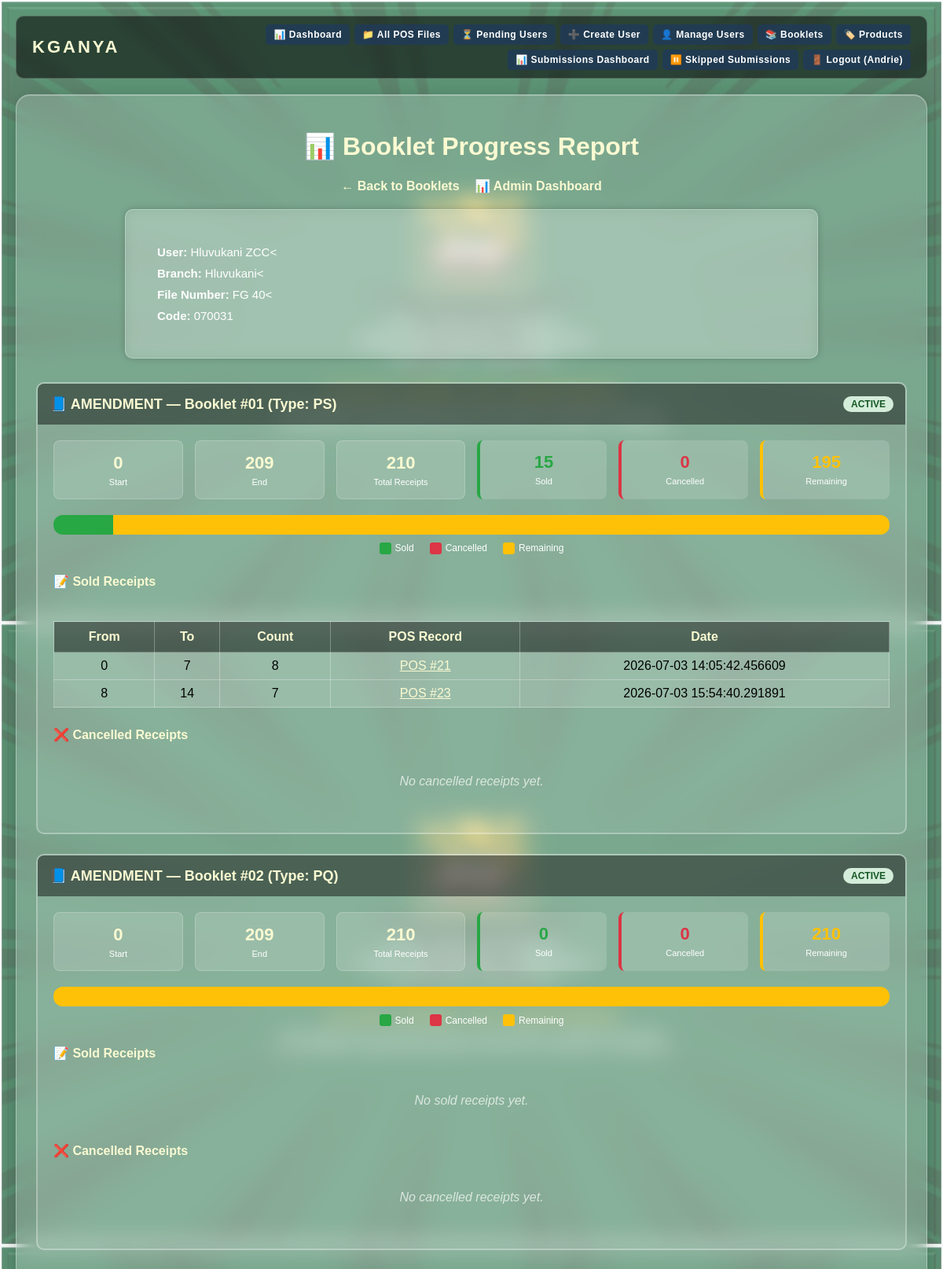
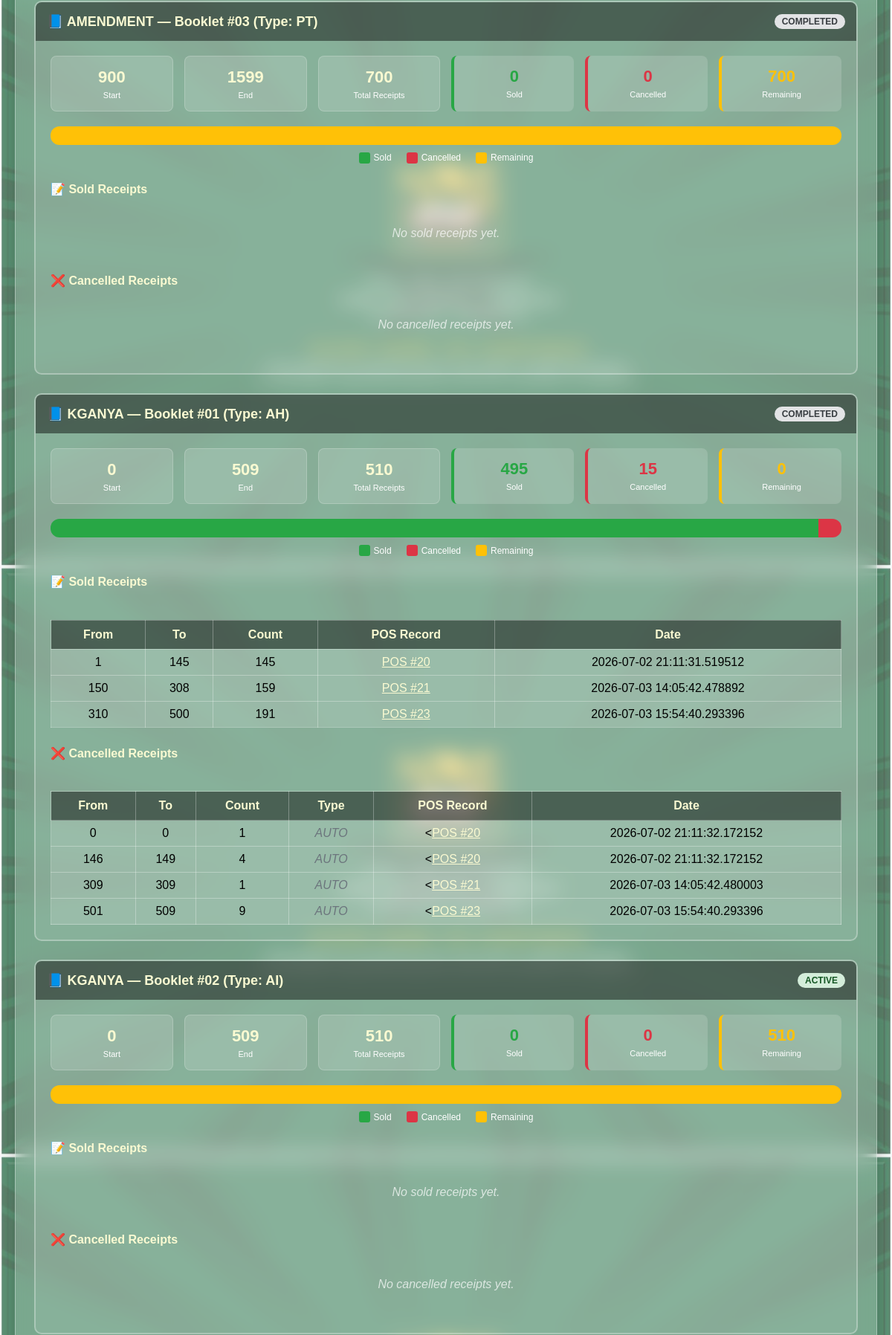
Page /admin/booklet-progress/10 (signed in, upper part) on the committed database (2 pictures, top to bottom).
### tables this page shows
CREATE TABLE users (
            id INTEGER PRIMARY KEY AUTOINCREMENT,
            username TEXT UNIQUE,
            password TEXT
        , secretary_phone TEXT, vice_secretary_phone TEXT, secretary_email TEXT, vice_secretary_email TEXT, church_code TEXT, church_file_number TEXT, church_branch_name TEXT, created_at TIMESTAMP, role TEXT DEFAULT 'user');

CREATE TABLE receipt_booklets (
            id INTEGER PRIMARY KEY AUTOINCREMENT,
            user_id INTEGER NOT NULL,
            product_name TEXT NOT NULL,
            booklet_number TEXT NOT NULL,
            receipt_type TEXT NOT NULL,
            receipt_from INTEGER NOT NULL,
            receipt_to INTEGER NOT NULL,
            total_receipts INTEGER NOT NULL,
            price_at_allocation REAL NOT NULL,
            deduction_at_allocation REAL NOT NULL,
            next_expected_receipt INTEGER NOT NULL,
            is_active INTEGER DEFAULT 1,
            is_completed INTEGER DEFAULT 0,
            created_at TIMESTAMP DEFAULT CURRENT_TIMESTAMP,
            allocated_by TEXT NOT NULL, completed_at TIMESTAMP, max_receipt_issued INTEGER DEFAULT 0,
            FOREIGN KEY (user_id) REFERENCES users(id),
            UNIQUE(user_id, product_name, booklet_number)
        );

CREATE TABLE booklet_used_receipts (
            id INTEGER PRIMARY KEY AUTOINCREMENT,
            booklet_id INTEGER NOT NULL,
            receipt_from INTEGER NOT NULL,
            receipt_to INTEGER NOT NULL,
            pos_record_id INTEGER,
            used_at TIMESTAMP DEFAULT CURRENT_TIMESTAMP,
            FOREIGN KEY (booklet_id) REFERENCES receipt_booklets(id),
            FOREIGN KEY (pos_record_id) REFERENCES pos_records(id)
        );

CREATE TABLE booklet_cancelled_receipts (
            id INTEGER PRIMARY KEY AUTOINCREMENT,
            booklet_id INTEGER NOT NULL,
            receipt_from INTEGER NOT NULL,
            receipt_to INTEGER NOT NULL,
            cancellation_type TEXT DEFAULT 'auto',
            pos_record_id INTEGER,
            cancelled_at TIMESTAMP DEFAULT CURRENT_TIMESTAMP,
            FOREIGN KEY (booklet_id) REFERENCES receipt_booklets(id),
            FOREIGN KEY (pos_record_id) REFERENCES pos_records(id)
        );

### Digital_Proof_Of_Service.py (the view)
@app.route("/admin/booklet-progress/<int:user_id>")
@admin_required
def view_booklet_progress(user_id):
    conn = get_db_connection()
    cursor = conn.cursor()
    cursor.execute("SELECT * FROM users WHERE id = ?", (user_id,))
    user = dict(cursor.fetchone())
    cursor.execute("""
        SELECT * FROM receipt_booklets
        WHERE user_id = ?
        ORDER BY product_name, booklet_number
    """, (user_id,))
    booklets = [dict(row) for row in cursor.fetchall()]
    for booklet in booklets:
        cursor.execute("SELECT MAX(receipt_to) as max_sold FROM booklet_used_receipts WHERE booklet_id = ?", (booklet["id"],))
        max_sold_row = cursor.fetchone()
        max_sold = max_sold_row["max_sold"] if max_sold_row and max_sold_row["max_sold"] else booklet["receipt_from"] - 1
        cursor.execute("SELECT MAX(receipt_to) as max_cancelled FROM booklet_cancelled_receipts WHERE booklet_id = ?", (booklet["id"],))
        max_cancelled_row = cursor.fetchone()
        max_cancelled = max_cancelled_row["max_cancelled"] if max_cancelled_row and max_cancelled_row["max_cancelled"] else booklet["receipt_from"] - 1
        booklet["next_expected_receipt"] = max(max_sold, max_cancelled) + 1
        cursor.execute("""
            SELECT * FROM booklet_used_receipts
            WHERE booklet_id = ? ORDER BY receipt_from
        """, (booklet["id"],))
        booklet["used_receipts"] = [dict(row) for row in cursor.fetchall()]
        cursor.execute("""
            SELECT * FROM booklet_cancelled_receipts
            WHERE booklet_id = ? ORDER BY receipt_from
        """, (booklet["id"],))
        booklet["cancelled_receipts"] = [dict(row) for row in cursor.fetchall()]
    conn.close()
    return render_template("admin_booklet_progress.html", user=user, booklets=booklets)

### Digital_Proof_Of_Service.py (called while the page is built)
def dict_row_factory(cursor, row):
    keys = [col[0] for col in cursor.description] if cursor.description else []
    return RowDict(row, keys)

def get_db_connection():
    conn = sqlite3.connect(DB_PATH, timeout=30)
    conn.row_factory = dict_row_factory
    return conn

def admin_required(f):
    @wraps(f)
    def decorated(*args, **kwargs):
        if session.get("role") not in ["admin", "superadmin"]:
            flash("Admin access required.", "error")
            return redirect("/login")
        return f(*args, **kwargs)
    return decorated

@app.context_processor
def inject_globals():
    return {
        'app_name': 'KGANYA',
        'app_tagline': 'Lighting The Way Through Service',
        'current_year': datetime.now().year
    }

    def __getitem__(self, key):
        idx = self._keys.index(key)
        return self._row[idx]

    def keys(self):
        return self._keys

### templates/admin_booklet_progress.html (shortened to what this page needs)
{% extends "base.html" %}
{% block content %}
<div class="container">
    <h1>📊 Booklet Progress Report</h1>
    <div style="text-align: center; margin-bottom: 20px;">
        <a href="/admin/booklets" style="color: lightgoldenrodyellow; text-decoration: none; margin-right: 15px; font-weight: bold;">← Back to Booklets</a>
        <a href="/admin" style="color: lightgoldenrodyellow; text-decoration: none; font-weight: bold;">📊 Admin Dashboard</a>
    </div>
    <div class="login-card" style="max-width: 800px; margin: 20px auto 30px auto;">
        <div style="color: white; font-size: 15px; line-height: 1.8;">
            <strong>User:</strong> {{ user.username }}<<br>
            <strong>Branch:</strong> {{ user.church_branch_name or 'N/A' }}<<br>
            <strong>File Number:</strong> {{ user.church_file_number or 'N/A' }}<<br>
            <strong>Code:</strong> {{ user.church_code or 'N/A' }}
        </div>
    </div>
    {% for booklet in booklets %}
    <div style="border: 2px solid rgba(255,255,255,0.3); border-radius: 10px; margin-bottom: 25px; overflow: hidden; background: rgba(255,255,255,0.1);">
        <div style="background: rgba(0,0,0,0.45); color: white; padding: 15px; display: flex; justify-content: space-between; align-items: center;">
            <h3 style="margin: 0; color: lightgoldenrodyellow; font-size: 18px;">📘 {{ booklet.product_name }} — Booklet #{{ booklet.booklet_number }} (Type: {{ booklet.receipt_type }})</h3>
            <span style="padding: 3px 10px; border-radius: 12px; font-size: 12px; font-weight: bold; {% if booklet.is_active == 1 and booklet.is_completed == 0 %}background: #d4edda; color: #155724;{% else %}background: #e2e3e5; color: #383d41;{% endif %}">
                {% if booklet.is_active == 1 and booklet.is_completed == 0 %}ACTIVE{% else %}COMPLETED{% endif %}
            </span>
        </div>
        <div style="padding: 20px;">
            {% set sold_count = namespace(value=0) %}
            {% for u in booklet.used_receipts %}
                {% set sold_count.value = sold_count.value + (u.receipt_to - u.receipt_from + 1) %}
            {% endfor %}
            {% set cancelled_count = namespace(value=0) %}
            {% for c in booklet.cancelled_receipts %}
                {% set cancelled_count.value = cancelled_count.value + (c.receipt_to - c.receipt_from + 1) %}
            {% endfor %}
            {% set used_count = sold_count.value + cancelled_count.value %}
            {% set remaining_count = booklet.total_receipts - used_count %}
            {% set sold_pct = (sold_count.value / booklet.total_receipts * 100) if booklet.total_receipts > 0 else 0 %}
            {% set used_pct = (used_count / booklet.total_receipts * 100) if booklet.total_receipts > 0 else 0 %}
            <div style="display: grid; grid-template-columns: repeat(auto-fit, minmax(120px, 1fr)); gap: 15px; margin-bottom: 20px;">
                <div style="background: rgba(255,255,255,0.15); padding: 15px; border-radius: 8px; text-align: center; border: 1px solid rgba(255,255,255,0.2);">
                    <div style="font-size: 22px; font-weight: bold; color: lightgoldenrodyellow;">{{ booklet.receipt_from }}</div>
                    <div style="font-size: 11px; color: white; margin-top: 5px;">Start</div>
                </div>
                <div style="background: rgba(255,255,255,0.15); padding: 15px; border-radius: 8px; text-align: center; border: 1px solid rgba(255,255,255,0.2);">
                    <div style="font-size: 22px; font-weight: bold; color: lightgoldenrodyellow;">{{ booklet.receipt_to }}</div>
                    <div style="font-size: 11px; color: white; margin-top: 5px;">End</div>
                </div>
                <div style="background: rgba(255,255,255,0.15); padding: 15px; border-radius: 8px; text-align: center; border: 1px solid rgba(255,255,255,0.2);">
                    <div style="font-size: 22px; font-weight: bold; color: lightgoldenrodyellow;">{{ booklet.total_receipts }}</div>
                    <div style="font-size: 11px; color: white; margin-top: 5px;">Total Receipts</div>
                </div>
                <div style="background: rgba(255,255,255,0.15); padding: 15px; border-radius: 8px; text-align: center; border-left: 4px solid #28a745;">
                    <div style="font-size: 22px; font-weight: bold; color: #28a745;">{{ sold_count.value }}</div>
                    <div style="font-size: 11px; color: white; margin-top: 5px;">Sold</div>
                </div>
                <div style="background: rgba(255,255,255,0.15); padding: 15px; border-radius: 8px; text-align: center; border-left: 4px solid #dc3545;">
                    <div style="font-size: 22px; font-weight: bold; color: #dc3545;">{{ cancelled_count.value }}</div>
                    <div style="font-size: 11px; color: white; margin-top: 5px;">Cancelled</div>
                </div>
                <div style="background: rgba(255,255,255,0.15); padding: 15px; border-radius: 8px; text-align: center; border-left: 4px solid #ffc107;">
                    <div style="font-size: 22px; font-weight: bold; color: #ffc107;">{{ remaining_count }}</div>
                    <div style="font-size: 11px; color: white; margin-top: 5px;">Remaining</div>
                </div>
            </div>
            <div style="width: 100%; height: 25px; background: rgba(255,255,255,0.2); border-radius: 12px; overflow: hidden; margin: 10px 0;">
                <div style="height: 100%; background: linear-gradient(90deg, #28a745 0%, #28a745 {{ sold_pct }}%, #dc3545 {{ sold_pct }}%, #dc3545 {{ used_pct }}%, #ffc107 {{ used_pct }}%, #ffc107 100%); width: 100%;"></div>
            </div>
            <div style="display: flex; gap: 20px; justify-content: center; font-size: 12px; margin-top: 10px; color: white;">
                <div style="display: flex; align-items: center; gap: 5px;"><div style="width: 15px; height: 15px; border-radius: 3px; background: #28a745;"></div> Sold</div>
                <div style="display: flex; align-items: center; gap: 5px;"><div style="width: 15px; height: 15px; border-radius: 3px; background: #dc3545;"></div> Cancelled</div>
                <div style="display: flex; align-items: center; gap: 5px;"><div style="width: 15px; height: 15px; border-radius: 3px; background: #ffc107;"></div> Remaining</div>
            </div>
            <h4 style="color: lightgoldenrodyellow; margin-top: 25px;">📝 Sold Receipts</h4>
            {% if booklet.used_receipts %}
            <div class="table-container">
                <table>
                    <thead>
                        <tr><th>From</th><th>To</th><th>Count</th><th>POS Record</th><th>Date</th></tr>
                    </thead>
                    <tbody>
                        {% for u in booklet.used_receipts %}
                        <tr>
                            <td>{{ u.receipt_from }}</td>
                            <td>{{ u.receipt_to }}</td>
                            <td>{{ u.receipt_to - u.receipt_from + 1 }}</td>
                            <td><a href="/view-pos/{{ u.pos_record_id }}" style="color: lightgoldenrodyellow;">POS #{{ u.pos_record_id }}</a></td>
                            <td>{{ u.used_at }}</td>
                        </tr>
                        {% endfor %}
                    </tbody>
                </table>
            </div>
            {% else %}
            <p style="color: rgba(255,255,255,0.7); font-style: italic; text-align: center; padding: 20px;">No sold receipts yet.</p>
            {% endif %}
            <h4 style="color: lightgoldenrodyellow; margin-top: 25px;">❌ Cancelled Receipts</h4>
            {% if booklet.cancelled_receipts %}
            <div class="table-container">
                <table>
                    <thead>
                        <tr><th>From</th><th>To</th><th>Count</th><th>Type</th><th>POS Record</th><th>Date</th></tr>
                    </thead>
                    <tbody>
                        {% for c in booklet.cancelled_receipts %}
                        <tr>
                            <td>{{ c.receipt_from }}</td>
                            <td>{{ c.receipt_to }}</td>
                            <td>{{ c.receipt_to - c.receipt_from + 1 }}</td>
                            <td style="{% if c.cancellation_type == 'auto' %}color: #6c757d; font-style: italic;{% else %}color: #dc3545; font-weight: bold;{% endif %}">
                                {{ c.cancellation_type|upper }}
                            </td>
                            <td>{% if c.pos_record_id %}<<a href="/view-pos/{{ c.pos_record_id }}" style="color: lightgoldenrodyellow;">POS #{{ c.pos_record_id }}</a>{% else %}—{% endif %}</td>
                            <td>{{ c.cancelled_at }}</td>
                        </tr>
                        {% endfor %}
                    </tbody>
                </table>
            </div>
            {% else %}
            <p style="color: rgba(255,255,255,0.7); font-style: italic; text-align: center; padding: 20px;">No cancelled receipts yet.</p>
            {% endif %}
        </div>
    </div>
    {% else %}
    <p style="color: rgba(255,255,255,0.7); font-style: italic; text-align: center; padding: 20px;">No booklets allocated to this user yet.</p>
    {% endfor %}
</div>
{% endblock %}

### rows in the picture
users: username "Hluvukani ZCC", church_branch_name "Hluvukani", church_file_number "FG 40", church_code "070031"
receipt_booklets: product_name "AMENDMENT", booklet_number "01", receipt_type "PS", is_active "ACTIVE", receipt_from "0", receipt_to "209", total_receipts "210", value "15", value "0", shows "No cancelled receipts yet."
booklet_used_receipts: receipt_from "0", receipt_to "7", u.receipt_to-u.receipt_from+1 "8", pos_record_id "21", used_at "2026-07-03 14:05:42.456609"
booklet_used_receipts: receipt_from "8", receipt_to "14", u.receipt_to-u.receipt_from+1 "7", pos_record_id "23", used_at "2026-07-03 15:54:40.291891"
receipt_booklets: product_name "AMENDMENT", booklet_number "02", receipt_type "PQ", is_active "ACTIVE", receipt_from "0", receipt_to "209", total_receipts "210", value "0", shows "No sold receipts yet.", shows "No cancelled receipts yet."
receipt_booklets: product_name "AMENDMENT", booklet_number "03", receipt_type "PT", is_active "COMPLETED", receipt_from "900", receipt_to "1599", total_receipts "700", value "0", shows "No sold receipts yet.", shows "No cancelled receipts yet."
receipt_booklets: product_name "KGANYA", booklet_number "01", receipt_type "AH", is_active "COMPLETED", receipt_from "0", receipt_to "509", total_receipts "510", value "495", value "15"
booklet_used_receipts: receipt_from "1", receipt_to "145", u.receipt_to-u.receipt_from+1 "145", pos_record_id "20", used_at "2026-07-02 21:11:31.519512"
booklet_used_receipts: receipt_from "150", receipt_to "308", u.receipt_to-u.receipt_from+1 "159", pos_record_id "21", used_at "2026-07-03 14:05:42.478892"
booklet_used_receipts: receipt_from "310", receipt_to "500", u.receipt_to-u.receipt_from+1 "191", pos_record_id "23", used_at "2026-07-03 15:54:40.293396"
booklet_cancelled_receipts: receipt_from "0", receipt_to "0", c.receipt_to-c.receipt_from+1 "1", cancellation_type "AUTO", pos_record_id "20", cancelled_at "2026-07-02 21:11:32.172152"
booklet_cancelled_receipts: receipt_from "146", receipt_to "149", c.receipt_to-c.receipt_from+1 "4", cancellation_type "AUTO", pos_record_id "20", cancelled_at "2026-07-02 21:11:32.172152"
booklet_cancelled_receipts: receipt_from "309", receipt_to "309", c.receipt_to-c.receipt_from+1 "1", cancellation_type "AUTO", pos_record_id "21", cancelled_at "2026-07-03 14:05:42.480003"
booklet_cancelled_receipts: receipt_from "501", receipt_to "509", c.receipt_to-c.receipt_from+1 "9", cancellation_type "AUTO", pos_record_id "23", cancelled_at "2026-07-03 15:54:40.293396"
receipt_booklets: product_name "KGANYA", booklet_number "02", receipt_type "AI", is_active "ACTIVE", receipt_from "0", receipt_to "509", total_receipts "510", value "0", shows "No sold receipts yet.", shows "No cancelled receipts yet."

### other values in the picture
{{ session.username }} "Andrie"
